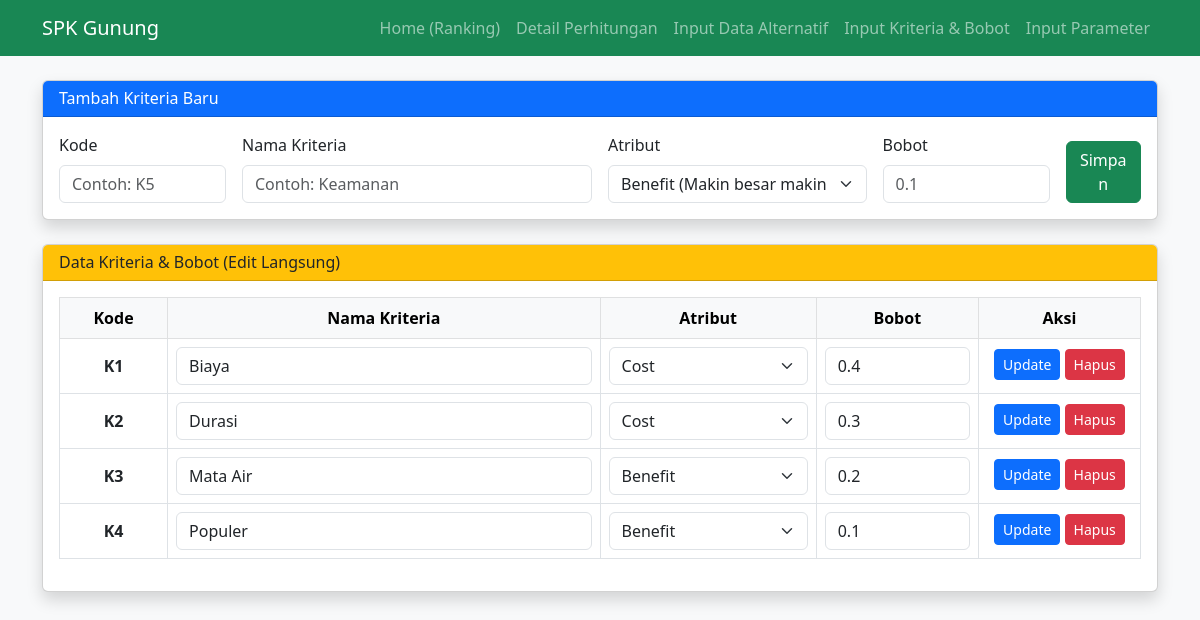
Page /kriteria.php on the committed database.
### tables this page shows
CREATE TABLE `tb_kriteria` (
  `id_kriteria` int(11) NOT NULL,
  `kode_kriteria` varchar(5) DEFAULT NULL,
  `nama_kriteria` varchar(50) DEFAULT NULL,
  `atribut` enum('cost','benefit') DEFAULT NULL,
  `bobot` float DEFAULT NULL
);

### kriteria.php (the view, shortened to what this page needs)
<?php
include 'koneksi.php';
include 'header.php';
?>
<div class="container mt-4">
    <div class="card shadow mb-4">
        <div class="card-header bg-primary text-white">
            <h6 class="m-0">Tambah Kriteria Baru</h6>
        </div>
        <div class="card-body">
            <form method="POST" class="row g-3">
                <div class="col-md-2">
                    <label class="form-label">Kode</label>
                    <input type="text" name="kode" class="form-control" placeholder="Contoh: K5" required>
                </div>
                <div class="col-md-4">
                    <label class="form-label">Nama Kriteria</label>
                    <input type="text" name="nama" class="form-control" placeholder="Contoh: Keamanan" required>
                </div>
                <div class="col-md-3">
                    <label class="form-label">Atribut</label>
                    <select name="atribut" class="form-select">
                        <option value="benefit">Benefit (Makin besar makin bagus)</option>
                    </select>
                </div>
                <div class="col-md-2">
                    <label class="form-label">Bobot</label>
                    <input type="number" step="0.01" name="bobot" class="form-control" placeholder="0.1" required>
                </div>
                <div class="col-md-1 d-flex align-items-end">
                    <button type="submit" name="tambah" class="btn btn-success w-100">Simpan</button>
                </div>
            </form>
        </div>
    </div>
    <div class="card shadow">
        <div class="card-header bg-warning">
            <h6 class="m-0">Data Kriteria & Bobot (Edit Langsung)</h6>
        </div>
        <div class="card-body">
            <div class="table-responsive">
                <table class="table table-bordered table-hover align-middle">
                    <thead class="table-light text-center">
                        <tr>
                            <th width="10%">Kode</th>
                            <th>Nama Kriteria</th>
                            <th width="20%">Atribut</th>
                            <th width="15%">Bobot</th>
                            <th width="15%">Aksi</th>
                        </tr>
                    </thead>
                    <tbody>
                        <?php
                        $q = mysqli_query($conn, "SELECT * FROM tb_kriteria ORDER BY kode_kriteria ASC");
                        while($d = mysqli_fetch_assoc($q)):
                        ?>
                        <form method="POST">
                        <tr>
                            <td class="text-center fw-bold"><?=$d['kode_kriteria']?></td>
                            <td>
                                <input type="text" name="nama" class="form-control" value="<?=$d['nama_kriteria']?>">
                            </td>
                            <td>
                                <select name="atribut" class="form-select">
                                    <option value="cost" <?=($d['atribut']=='cost')?'selected':''?>>Cost</option>
                                    <option value="benefit" <?=($d['atribut']=='benefit')?'selected':''?>>Benefit</option>
                                </select>
                            </td>
                            <td>
                                <input type="number" step="0.01" name="bobot" class="form-control" value="<?=$d['bobot']?>">
                            </td>
                            <td class="text-center">
                                <button type="submit" name="update" class="btn btn-primary btn-sm mb-1">Update</button>
                                <a href="?hapus=<?=$d['id_kriteria']?>" class="btn btn-danger btn-sm mb-1" onclick="return confirm('Yakin hapus kriteria ini?')">Hapus</a>
                            </td>
                        </tr>
                        </form>
                        <?php endwhile; ?>
                    </tbody>
                </table>
            </div>
        </div>
    </div>
</div>
</body>
</html>

### rows in the picture
tb_kriteria: kode_kriteria "K1", nama "Biaya", atribut "Cost", bobot "0.4"
tb_kriteria: kode_kriteria "K2", nama "Durasi", atribut "Cost", bobot "0.3"
tb_kriteria: kode_kriteria "K3", nama "Mata Air", atribut "Benefit", bobot "0.2"
tb_kriteria: kode_kriteria "K4", nama "Populer", atribut "Benefit", bobot "0.1"
